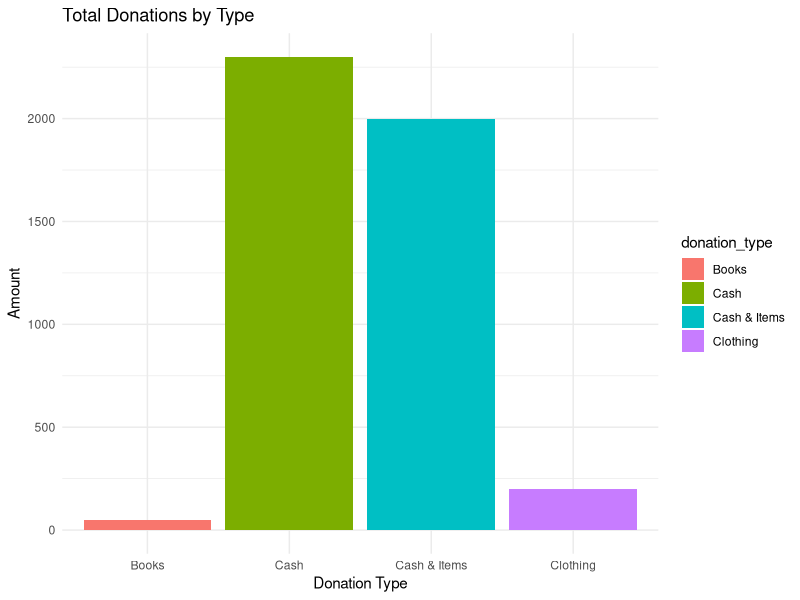
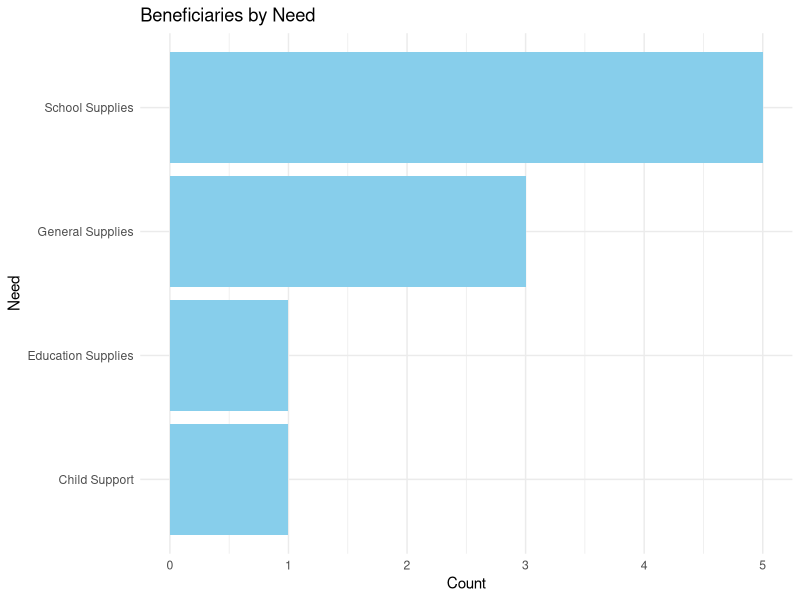
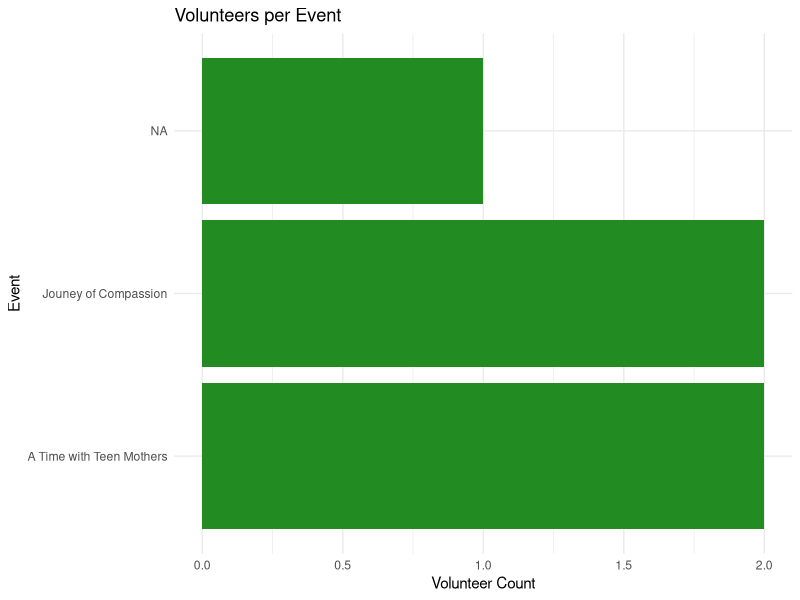

These figures' R source, in order:
## ---- chunk 1
knitr::opts_chunk$set(echo = TRUE)
library(readr)
library(dplyr)
library(ggplot2)
## ---- chunk 2
donors <- read_csv("Donors.csv")
beneficiaries <- read_csv("Beneficiaries.csv")
donations <- read_csv("Donations.csv")
events <- read_csv("Events.csv")
volunteers <- read_csv("Volunteers.csv")
event_participation <- read_csv("Event_Participation.csv")
## ---- chunk 3
glimpse(donors)
glimpse(donations)
glimpse(events)
## ---- chunk 4
donations %>%
  group_by(donation_type) %>%
  summarise(total = sum(amount)) %>%
  ggplot(aes(x = donation_type, y = total, fill = donation_type)) +
  geom_col() +
  labs(title = "Total Donations by Type", x = "Donation Type", y = "Amount") +
  theme_minimal()
## ---- chunk 5
beneficiaries %>%
  count(needs) %>%
  ggplot(aes(x = reorder(needs, n), y = n)) +
  geom_bar(stat = "identity", fill = "skyblue") +
  coord_flip() +
  labs(title = "Beneficiaries by Need", x = "Need", y = "Count") +
  theme_minimal()
## ---- chunk 6
event_participation %>%
  left_join(events, by = "event_id") %>%
  count(event_name) %>%
  ggplot(aes(x = reorder(event_name, n), y = n)) +
  geom_col(fill = "forestgreen") +
  coord_flip() +
  labs(title = "Volunteers per Event", x = "Event", y = "Volunteer Count") +
  theme_minimal()
